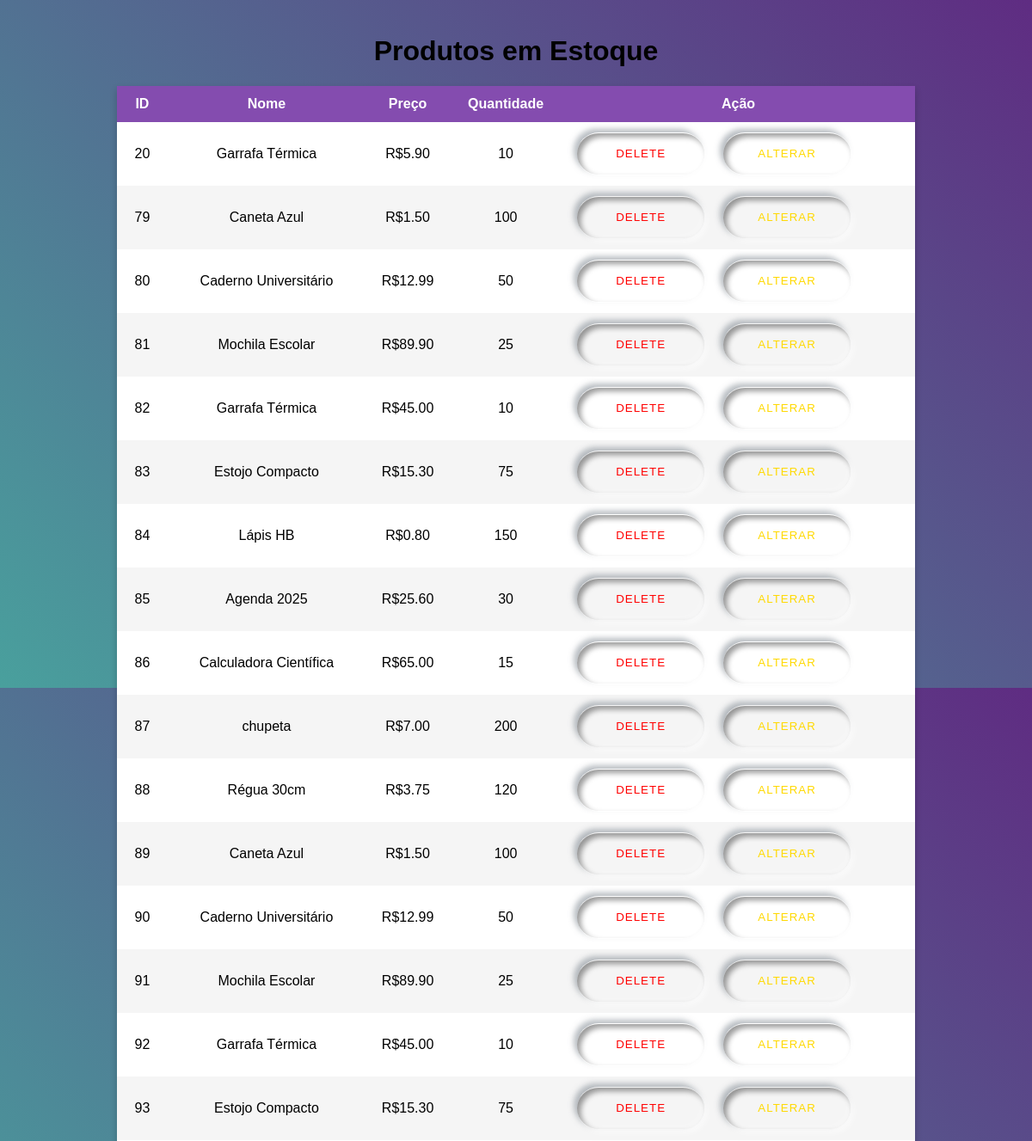
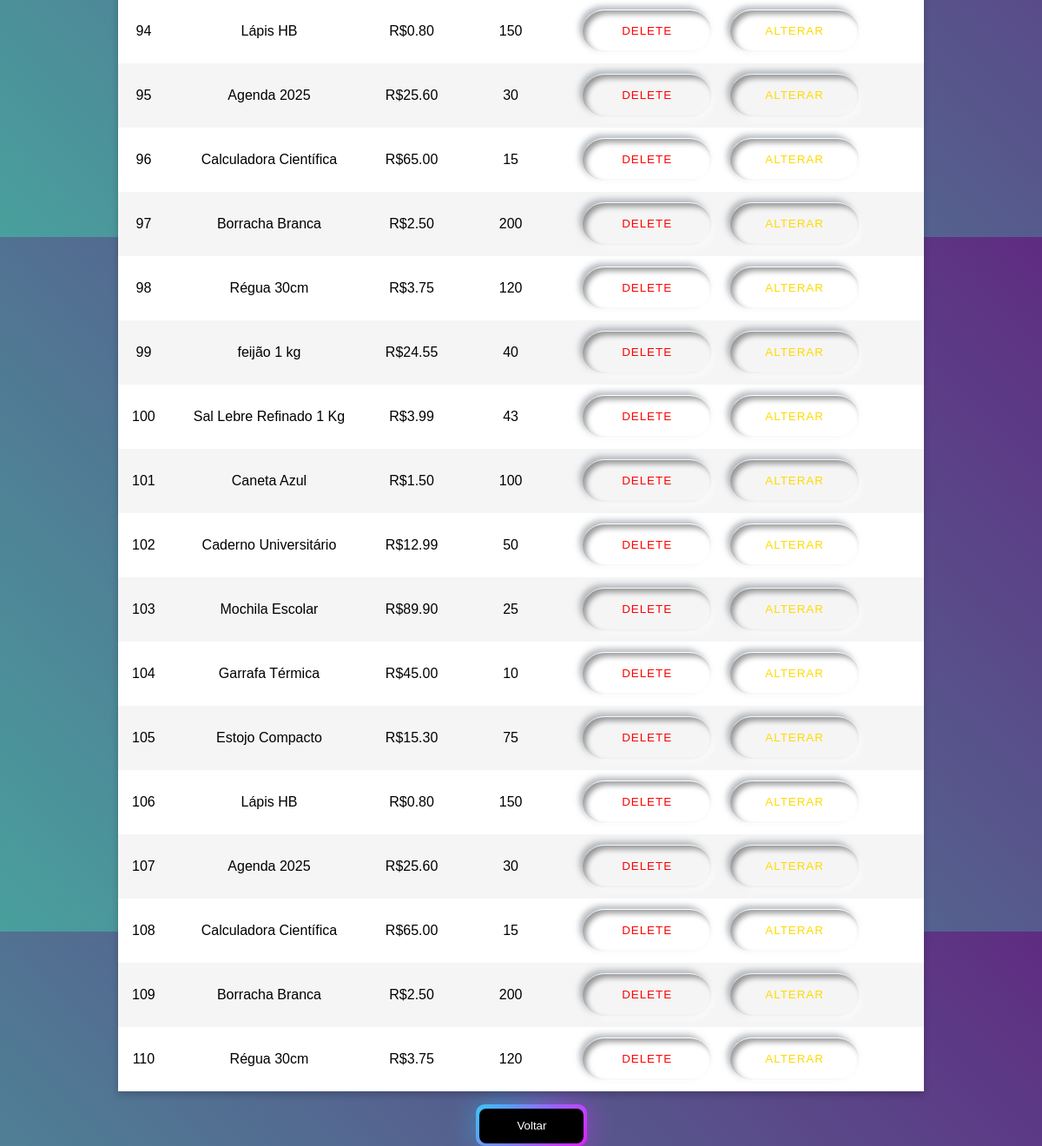
The page /estoque on the database its author committed (2 pictures, top to bottom).
### tables this page shows
CREATE TABLE produtos (
            id INTEGER PRIMARY KEY AUTOINCREMENT,
            nome TEXT NOT NULL,
            preco REAL NOT NULL,
            quantidade INTEGER NOT NULL
        );

### main.py (the view)
@app.route('/estoque')
def estoque():
    conn = sqlite3.connect(DB_NAME)
    df = pd.read_sql_query("SELECT * FROM produtos", conn)
    conn.close()
    produtos = df.to_dict(orient='records')
    return render_template('estoque.html', produtos=produtos)

### templates/estoque.html (shortened to what this page needs)
<!DOCTYPE html>
<html lang="pt-br">
<head>
</head>
<body>
    <h1>Produtos em Estoque</h1>
    <table class="tabela">
        <thead>
            <tr>
                <th>ID</th>
                <th>Nome</th>
                <th>Preço</th>
                <th>Quantidade</th>
                <th>Ação</th>
            </tr>
        </thead>
        <tbody>
            {% for produto in produtos %}
            <tr>
                <td>{{ produto.id }}</td>
                <td>{{ produto.nome }}</td>
                <td>R${{ "%.2f"|format(produto.preco) }}</td>
                <td>{{ produto.quantidade }}</td>
                <td>
                    <div class="acao">
                        <form method="POST" action="/apagar" style="display:inline;">
                            <button type="submit" class="del">
                                <div>DELETE</div>
                            </button>
                        </form>
                        <button type="button" class="alterar" onclick="tornarEditavel(this)">
                            <div>ALTERAR</div>
                        </button>
                    </div>
                </td>
            </tr>
            {% endfor %}
        </tbody>
    </table>
    <button onclick="history.back()" class="button2">Voltar</button>
</body>
</html>

### templates/estoque.html (style rules this page uses)
.acao { display: flex; gap: 10px; align-items: center; }
button { background-color: transparent; }
body { font-family: Arial, sans-serif; margin: 0; padding: 20px; background-color: #f4f4f9; }
h1 { text-align: center; }
.tabela { border-collapse: collapse; width: 80%; margin: 20px auto; background-color: white; box-shadow: 0 4px 8px rgba(0, 0, 0, 0.2); }
.tabela th, .tabela td { padding: 12px; text-align: center; }
.tabela th { background-color: #844caf; color: white; }
.tabela tr:nth-child(even) { background-color: #f2f2f2; }
html, body { height: 100%; }
body { margin: 0; background: linear-gradient(45deg, #49a09d, #5f2c82); font-family: sans-serif; font-weight: 100; }
table { width: 800px; border-collapse: collapse; overflow: hidden; box-shadow: 0 0 20px rgba(0, 0, 0, 0.1); }
th, td { padding: 15px; background-color: rgba(255, 255, 255, 0.2); color: #000000; }
th { text-align: left; }
.del { position: relative; top: 0; left: 0; width: 160px; height: 50px; margin: 0; display: flex; justify-content: center; align-items: center; }
.del div { width: 100%; height: 100%; display: flex; justify-content: center; align-items: center; background: none; box-shadow: 4px 4px 6px 0 rgba(255, 255, 255, 0.5), -4px -4px 6px 0 rgba(116, 125, 136, .5), inset -4px -4px 6px 0 rgba(255, 255, 255, .2), inset 4px 4px 6px 0 rgba(0, 0, 0, .4); border-bottom: 1px solid rgba(255, 255, 255, 0.1); border-top: 1px solid rgba(255, 255, 255, 0.1); border-radius: 30px; letter-spacing: 1px; color: #ff0000; z-index: 1; transition: .6s; }
.del div { width: 100%; height: 100%; display: flex; justify-content: center; align-items: center; background: none; box-shadow: 4px 4px 6px 0 rgba(255, 255, 255, .5), -4px -4px 6px 0 rgba(116, 125, 136, .5), inset -4px -4px 6px 0 rgba(255, 255, 255, .2), inset 4px 4px 6px 0 rgba(0, 0, 0, .4); border-bottom: 1px solid rgba(255, 255, 255, 0.1); border-top: 1px solid rgba(255, 255, 255, 0.1); border-radius: 30px; letter-spacing: 1px; color: #ff0000; z-index: 1; transition: .6s; }
.del { border-width: 0; }
.button2 { position: relative; width: 120px; height: 40px; background-color: #000; display: flex; align-items: center; color: white; flex-direction: column; justify-content: center; border: none; padding: 12px; gap: 12px; border-radius: 8px; cursor: pointer; margin-left: 45.9%; }
.button2::before { content: ''; position: absolute; inset: 0; left: -4px; top: -1px; margin: auto; width: 128px; height: 48px; border-radius: 10px; background: linear-gradient(-45deg, #e81cff 0%, #40c9ff 100%); z-index: -10; pointer-events: none; transition: all 0.6s cubic-bezier(0.175, 0.885, 0.32, 1.275); }
.button2::after { content: ""; z-index: -1; position: absolute; inset: 0; background: linear-gradient(-45deg, #fc00ff 0%, #00dbde 100%); transform: translate3d(0, 0, 0) scale(0.95); filter: blur(20px); }
.alterar { position: relative; top: 0; left: 0; width: 160px; height: 50px; margin: 0; display: flex; justify-content: center; align-items: center; }
.alterar div { width: 100%; height: 100%; display: flex; justify-content: center; align-items: center; background: none; box-shadow: 4px 4px 6px 0 rgba(255, 255, 255, 0.5), -4px -4px 6px 0 rgba(116, 125, 136, .5), inset -4px -4px 6px 0 rgba(255, 255, 255, .2), inset 4px 4px 6px 0 rgba(0, 0, 0, .4); border-bottom: 1px solid rgba(255, 255, 255, 0.1); border-top: 1px solid rgba(255, 255, 255, 0.1); border-radius: 30px; letter-spacing: 1px; color: #ffd900; z-index: 1; transition: .6s; }
.alterar div { width: 100%; height: 100%; display: flex; justify-content: center; align-items: center; background: none; box-shadow: 4px 4px 6px 0 rgba(255, 255, 255, .5), -4px -4px 6px 0 rgba(116, 125, 136, .5), inset -4px -4px 6px 0 rgba(255, 255, 255, .2), inset 4px 4px 6px 0 rgba(0, 0, 0, .4); border-bottom: 1px solid rgba(255, 255, 255, 0.1); border-top: 1px solid rgba(255, 255, 255, 0.1); border-radius: 30px; letter-spacing: 1px; color: #ffd900; z-index: 1; transition: .6s; }
.alterar { border-width: 0; }

### rows shown on the page
produtos: id "20", nome "Garrafa Térmica", preco "5.90", quantidade "10"
produtos: id "79", nome "Caneta Azul", preco "1.50", quantidade "100"
produtos: id "80", nome "Caderno Universitário", preco "12.99", quantidade "50"
produtos: id "81", nome "Mochila Escolar", preco "89.90", quantidade "25"
produtos: id "82", nome "Garrafa Térmica", preco "45.00", quantidade "10"
produtos: id "83", nome "Estojo Compacto", preco "15.30", quantidade "75"
produtos: id "84", nome "Lápis HB", preco "0.80", quantidade "150"
produtos: id "85", nome "Agenda 2025", preco "25.60", quantidade "30"
produtos: id "86", nome "Calculadora Científica", preco "65.00", quantidade "15"
produtos: id "87", nome "chupeta", preco "7.00", quantidade "200"
produtos: id "88", nome "Régua 30cm", preco "3.75", quantidade "120"
produtos: id "89", nome "Caneta Azul", preco "1.50", quantidade "100"
produtos: id "90", nome "Caderno Universitário", preco "12.99", quantidade "50"
produtos: id "91", nome "Mochila Escolar", preco "89.90", quantidade "25"
produtos: id "92", nome "Garrafa Térmica", preco "45.00", quantidade "10"
produtos: id "93", nome "Estojo Compacto", preco "15.30", quantidade "75"
produtos: id "94", nome "Lápis HB", preco "0.80", quantidade "150"
produtos: id "95", nome "Agenda 2025", preco "25.60", quantidade "30"
produtos: id "96", nome "Calculadora Científica", preco "65.00", quantidade "15"
produtos: id "97", nome "Borracha Branca", preco "2.50", quantidade "200"
produtos: id "98", nome "Régua 30cm", preco "3.75", quantidade "120"
produtos: id "99", nome "feijão 1 kg", preco "24.55", quantidade "40"
produtos: id "100", nome "Sal Lebre Refinado 1 Kg", preco "3.99", quantidade "43"
produtos: id "101", nome "Caneta Azul", preco "1.50", quantidade "100"
produtos: id "102", nome "Caderno Universitário", preco "12.99", quantidade "50"
produtos: id "103", nome "Mochila Escolar", preco "89.90", quantidade "25"
produtos: id "104", nome "Garrafa Térmica", preco "45.00", quantidade "10"
produtos: id "105", nome "Estojo Compacto", preco "15.30", quantidade "75"
produtos: id "106", nome "Lápis HB", preco "0.80", quantidade "150"
produtos: id "107", nome "Agenda 2025", preco "25.60", quantidade "30"
produtos: id "108", nome "Calculadora Científica", preco "65.00", quantidade "15"
produtos: id "109", nome "Borracha Branca", preco "2.50", quantidade "200"
produtos: id "110", nome "Régua 30cm", preco "3.75", quantidade "120"
